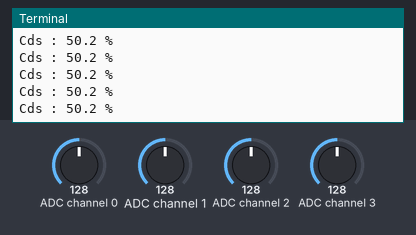
Recording of a program running on a simulated Raspberry Pi (BCM pin numbers). On the bench: the last lines printed to the terminal. Inputs (shaded band) come from the test bench; at power-on: ADC channel 1 = 128, ADC channel 0 = 128, ADC channel 2 = 128, ADC channel 3 = 128 (analog values on the 0–255 scale).

Above: at 1.2 s.
1.3 s: ADC channel 1 set to 178
At 1.32 s:
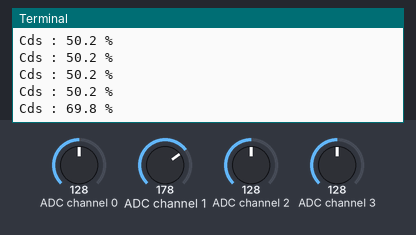
2.8 s: ADC channel 1 set to 247
At 2.83 s:
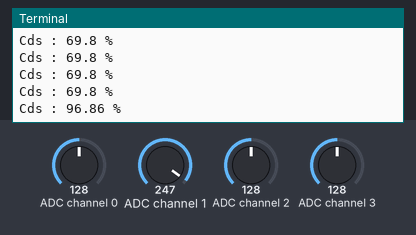
Timing chart, 0 to 5.8 s (numbered marks = the images above; inputs shaded):
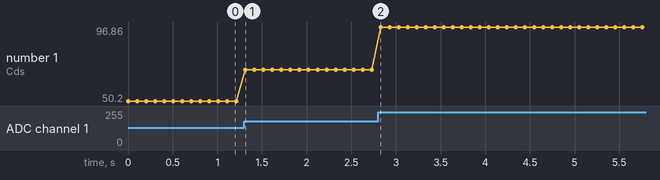

The program:

cds.py
```python
# I2C 사용을 위한 모듈 smbus
import smbus

# 지연시간 제어를 위해 time 모듈을 사용한다.
import time

bus = smbus.SMBus(1)   # I2C 포트 번호 (1번을 씀)
i2c_address = 0x48

# PCF8591 칩에서 데이터를 받기위한 명령어다.
command = 0x44

# try-except 는 파이썬의 예외처리 구문으로
# 키보드로 Ctrl + C를 누를시 프로그램이 종료 된다.
try:
    while(1) :
        # i2c의 주소와 명령어를 전송하여 5Byte의 데이터를 읽어온다.
        # 맨 앞의 dummy data(index 0번 데이터)를 제외하고 뒤 4Byte가 4개의 ADC 포트 데이터이다.
        adc_data = bus.read_i2c_block_data(i2c_address, command, 5)
        # I2C로 부터 센서 값을 읽어온다. CdS 센서는 1번이다
        CdsValue = adc_data[2]
        CdsValue = CdsValue * 100 / 255
        CdsValue = round(CdsValue, 2)
        print("Cds : " + str(CdsValue) + " %")
        time.sleep(0.1)
    # 종료 등의 키보드 인터럽트 발생시 처리 동작
except KeyboardInterrupt:
    pass
```

Measured:
- after the input at 1.3 s, the terminal: prints a new line at once (image 1)
- after the input at 2.8 s, the terminal: prints a new line at once (image 2)
- plotted number 1: 50.2 → 69.8 after the input at 1.3 s, 69.8 → 96.86 after the input at 2.8 s
